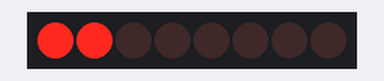
Simulated run of this sketch. Board: Arduino Mega 2560, built with avr-gcc and run on an emulated ATmega2560. Parts: 8 shift-register outputs drawn as a row of LEDs (first output left, lit = HIGH). Wiring (inferred from the names in the program): shift register (74HC595): data pin 23; shift clock pin 18; latch pin 19. Wiring (inferred from the signals the program sends): row of LEDs: on Q0, Q1, Q2, Q3, Q4, Q5, Q6, Q7.

Above: at 0.04 s.
At 0.36 s:
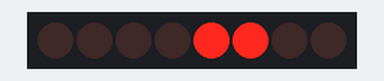
At 0.68 s:
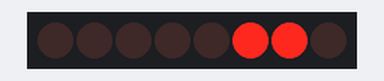
At 1.4 s:
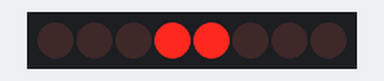
At 2.12 s:
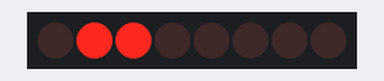
At 2.8 s:
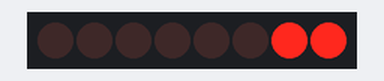
Timing chart, 0 to 3.1 s (numbered marks = the images above):
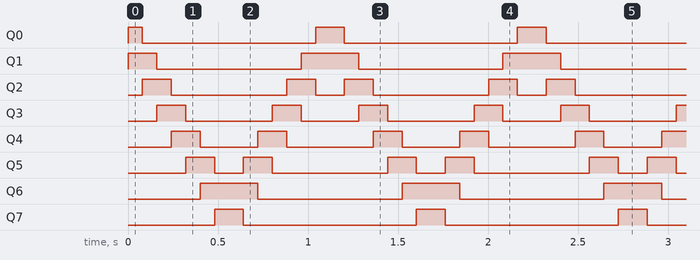

Measured:
- by itself, Q0: repeats every 1.1 s: LOW 0.96 s, HIGH 0.16 s
- by itself, Q1: repeats every 1.1 s: LOW 0.80 s, HIGH 0.32 s
- by itself, Q2: repeats every 1.1 s: LOW 0.64 s, HIGH 0.16 s, LOW 0.16 s, HIGH 0.16 s
- by itself, Q3: repeats every 1.1 s: LOW 0.48 s, HIGH 0.16 s, LOW 0.32 s, HIGH 0.16 s
- by itself, Q4: repeats every 1.1 s: LOW 0.32 s, HIGH 0.16 s, LOW 0.48 s, HIGH 0.16 s
- by itself, Q5: repeats every 1.1 s: LOW 0.16 s, HIGH 0.16 s, LOW 0.64 s, HIGH 0.16 s
- by itself, Q6: alternates HIGH for 0.32 s and LOW for 0.80 s
- by itself, Q7: alternates HIGH for 0.16 s and LOW for 0.96 s

The sketch:

L08_KnightRider.ino
```cpp
// Lesson 8 challenge solution: Knight Rider scanner
// One light (with a dim-looking tail of two) sweeps left and right.

const int DATA_PIN = 23;
const int LATCH_PIN = 19;
const int CLOCK_PIN = 18;

void showByte(byte leds) {
  digitalWrite(LATCH_PIN, LOW);
  shiftOut(DATA_PIN, CLOCK_PIN, MSBFIRST, leds);
  digitalWrite(LATCH_PIN, HIGH);
}

void setup() {
  pinMode(DATA_PIN, OUTPUT);
  pinMode(LATCH_PIN, OUTPUT);
  pinMode(CLOCK_PIN, OUTPUT);
}

void loop() {
  for (int i = 0; i < 7; i++) {      // move left
    showByte(bit(i) | bit(i + 1));
    delay(80);
  }
  for (int i = 7; i > 0; i--) {      // move right
    showByte(bit(i) | bit(i - 1));
    delay(80);
  }
}
```
